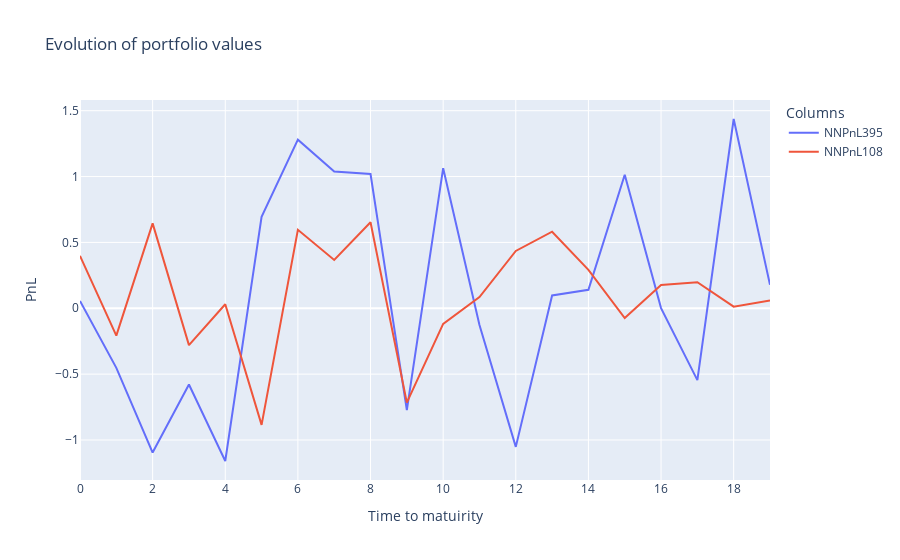

The code cell stored with this chart in its notebook:
### Code cell
fig = go.Figure()
# Add traces for each column
for column in rewards.columns[values]:
    fig.add_trace(go.Scatter(x=rewards.index, y=rewards[column], mode='lines', name=f"NNPnL{column}"))
    #fig.add_trace(go.Scatter(x=rewards_1.index, y=rewards_1[column], mode='lines', name=f"DeltaPnL{column}"))

# Update layout
fig.update_layout(
    title='Evolution of portfolio values',
    xaxis_title='Time to matuirity',
    yaxis_title='PnL',
    template='plotly',
    legend=dict(title='Columns'),
)

# Show the plot
fig.show()

### Figure 1 — Plotly figure (JSON) as saved in the notebook; plotly's stock layout.template omitted (floating-point values rounded to 4 significant figures)
{"data": [{"mode": "lines", "name": "NNPnL395", "type": "scatter", "x": [0, 1, 2, 3, 4, 5, 6, 7, 8, 9, 10, 11, 12, 13, 14, 15, 16, 17, 18, 19], "y": [0.05501, -0.4524, -1.095, -0.5791, -1.16, 0.6936, 1.28, 1.038, 1.019, -0.7726, 1.064, -0.1264, -1.052, 0.09774, 0.1399, 1.014, 0.001287, -0.5453, 1.437, 0.1782]}, {"mode": "lines", "name": "NNPnL108", "type": "scatter", "x": [0, 1, 2, 3, 4, 5, 6, 7, 8, 9, 10, 11, 12, 13, 14, 15, 16, 17, 18, 19], "y": [0.3979, -0.2077, 0.6444, -0.2799, 0.03047, -0.8855, 0.5955, 0.3669, 0.6535, -0.7161, -0.1183, 0.08507, 0.4354, 0.5811, 0.292, -0.07372, 0.1774, 0.1976, 0.01249, 0.05819]}], "layout": {"legend": {"title": {"text": "Columns"}}, "title": {"text": "Evolution of portfolio values"}, "xaxis": {"title": {"text": "Time to matuirity"}}, "yaxis": {"title": {"text": "PnL"}}}}
